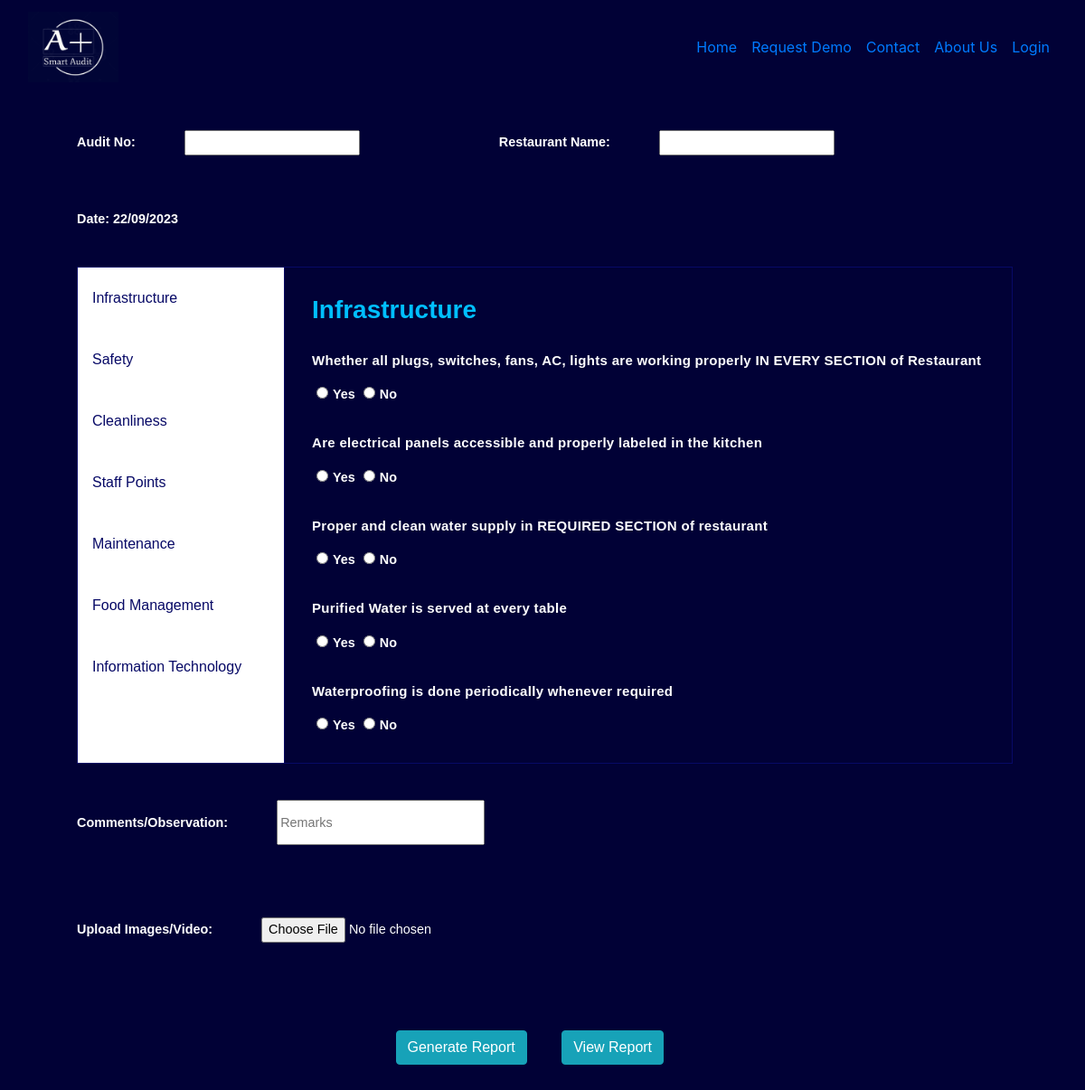
Page /Restaurant.php on the committed database.
### tables this page shows
CREATE TABLE `questionnaire` (
  `question_id` int(11) NOT NULL,
  `question_description` text NOT NULL,
  `department_id` int(11) NOT NULL DEFAULT 1,
  `industry` varchar(40) NOT NULL DEFAULT 'MANAFACTURING'
);

### Restaurant.php (the view, shortened to what this page needs)
<!DOCTYPE html>
<html lang="en">
<head>
    <link
      rel="stylesheet"
      href="https://cdn.jsdelivr.net/npm/bootstrap@4.6.0/dist/css/bootstrap.min.css"
    />
    <link rel="stylesheet" href="css/hospital.css" />
</head>
<body style="background-color:rgb(1, 1, 54); color:white;">
<div class="container-fluid">
      <nav class="navbar navbar-expand-lg">
        <a class="navbar-brand" href="#"><img src="images/ll.png" alt="AuditPlus" hight="100" width="100">
        </a>
        <div class="collapse navbar-collapse" id="navbarSupportedContent">
          <ul class="navbar-nav ml-auto">
             <li class="nav-item">
              <a class="nav-link" href="Home.html">Home</a>
            </li>
             <li class="nav-item">
              <a class="nav-link" href="ReqDemo.php">Request Demo</a>
            </li>
            <li class="nav-item">
              <a class="nav-link" href="contact.html">Contact</a>
            </li>
            <li class="nav-item">
              <a class="nav-link" href="about.html">About Us</a>
            </li>
            <li class="nav-item">
              <a class="nav-link" href="login2.php">Login</a>
            </li>
          </ul>
        </div>
      </nav>
<form class="sector-details" formaction = "hospital.php" method="POST" autocomplete = "off">
    <label class="auditdetails" for="auditNo">Audit No:
        <input class="auditdetails" type="text" id="auditNo" name = "audit"></label>
    <label class="auditdetails" for="hospitalName">Restaurant Name:
        <input class="auditdetails" type="text" id="hospitalName" name="hospitalname" value="" required></label>
    <label class="auditdetails" for="date">Date:  <?php echo date("d/m/Y"); ?>
        </label>
<br><br>
<div class="tabs" style="background-color:white;">
  <button data-toggle="tab" class="tab" onclick="tabs.show('Infrastructure')">Infrastructure</button>
  <button data-toggle="tab" class="tab" onclick="tabs.show('Safety')">Safety</button>
  <button data-toggle="tab" class="tab" onclick="tabs.show('Cleanliness')">Cleanliness</button>
  <button data-toggle="tab" class="tab" onclick="tabs.show('Staff Points')">Staff Points</button>
  <button data-toggle="tab" class="tab" onclick="tabs.show('Maintenance')">Maintenance</button>
  <button data-toggle="tab" class="tab" onclick="tabs.show('Food Management')">Food Management</button>
  <button data-toggle="tab" class="tab" onclick="tabs.show('Information Technology')">Information Technology</button>
</div>
<div id="Infrastructure" class="tabcontent">
        <h3 style="color:deepskyblue">Infrastructure</h3>
    <?php
$server = "localhost: 3306";
$username = "root";
$password = "";
$database = "auditplus";
        $con = mysqli_connect($server, $username, $password, $database);
        $sql = "SELECT * FROM questionnaire WHERE question_id >= 103 AND question_id <= 108";
        $data = mysqli_query($con, $sql);
        $total = mysqli_num_rows($data);
        $val = 0;
        if($total>0)
        {
            while($result = mysqli_fetch_assoc($data))
            {
                echo "<p>" . $result['question_description']. "</p>";
                $val += 1;
                echo "<label for=''><input type='radio' value='Y' style='margin:0px 5px 30px;' name='$val' id='#1' value='Y'>Yes</label>
                    <label for=''><input type='radio' value='N' style='margin:0px 5px 30px;' name='$val' id='#1' value='Nf'>No</label>";
            }
        }
        else
        {
            echo "No queries fetched";
        }
?>
    </div>
    <label class="auditdetails" for="comments">Comments/Observation:
        <input  style="height: 50px; width: 230px" class="auditdetails" type="text" id="comments" name="comments" placeholder="Remarks">
    </label>
    <label class="auditdetails" for="media">Upload Images/Video:
        <input class="auditdetails" type="file" id="media" name="upload" value="">
    </label><br>
   <button style="margin-left:35%;" name="Generate" class="btn submitbtn btn-info" type="submit">Generate Report</button>
    <button style="margin-left:3%;"name="View" class="btn submitbtn btn-info" type="button" onclick="location.href='ViewReportr.php'">View Report</button>
</form>
</body>
</html>

### css/hospital.css (style rules this page uses)
* { box-sizing: border-box; }
.tabs { float: left; border: 1px solid rgb(7, 9, 102); background-color: #c3e9ee; width: 20%; height: 550px; margin-left: 50px; overflow: auto; }
.sector-details { font-size: 0.9rem; font-family: Arial, Helvetica, sans-serif; font-weight: 700; margin-left: 20px; }
.auditdetails { margin: 20px 50px; }
.tabs button { display: block; background-color: inherit; color: rgb(7, 9, 102); font-size: 1rem; padding: 22px 16px; width: 100%; border: none; outline: none; text-align: left; cursor: pointer; transition: 0.3s; }
.tabcontent { float: left; padding: 30px 30px; border: 1px solid rgb(7, 9, 102); width: 70%; border-left: none; height: 550px; display: none; overflow: auto; }
.tabcontent h3 { color: rgb(7, 9, 102); font-family: Arial, Helvetica, sans-serif; padding-bottom: 20px; font-weight: bold; }
.tabcontent p { font-size: 15px; letter-spacing: 0.3px; }
.submitbtn { display: inline-block; margin: 5% 0; }

### rows in the picture
questionnaire: question_description "Whether all plugs, switches, fans, AC, lights are working properly IN EVERY SECTION of Restaurant"
questionnaire: question_description "Are electrical panels accessible and properly labeled in the kitchen"
questionnaire: question_description "Proper and clean water supply in REQUIRED SECTION of restaurant"
questionnaire: question_description "Purified Water is served at every table"
questionnaire: question_description "Waterproofing is done periodically whenever required"
